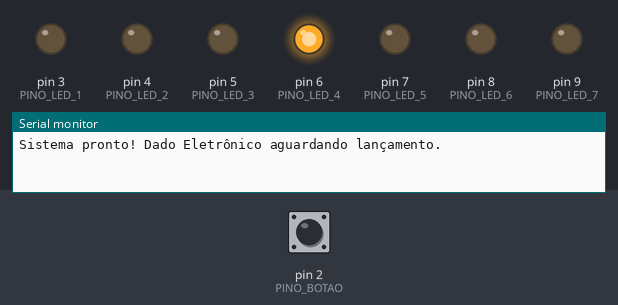
A sketch run on a simulated Arduino Uno, built with avr-gcc and run on an emulated ATmega328P. Parts: output pins drawn as LEDs (lit = HIGH), the last lines printed to the serial monitor. The test bench sets the inputs (shaded band); at power-on: pin 2 (PINO_BOTAO) HIGH. Random numbers use the default seed unless the sketch sets one.

Above: at 1.2 s.
1.3 s: pin 2 (PINO_BOTAO) pulled LOW for 0.15 s
At 4.0 s:
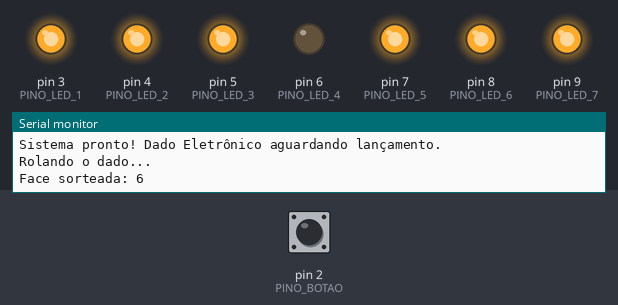
4.3 s: pin 2 (PINO_BOTAO) pulled LOW for 1 s
At 5.4 s:
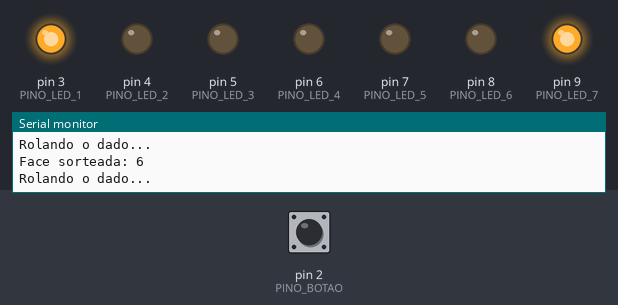
7.3 s: pin 2 (PINO_BOTAO) pulled LOW for 3.2 s
At 11.1 s:
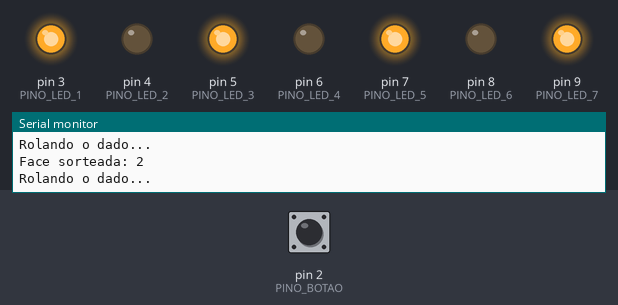
Timing chart, 0 to 13.1 s (numbered marks = the images above; inputs shaded):
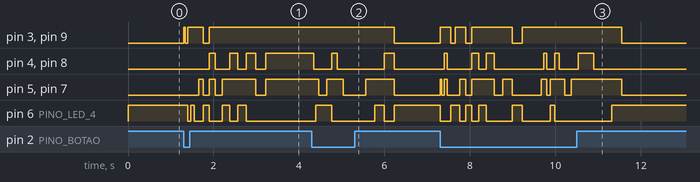

Measured:
- after the input at 1.3 s, pin 3 (PINO_LED_1): goes HIGH 0.04 s, LOW 0.06 s, HIGH 0.37 s, LOW 0.13 s, then HIGH, starting at once; pin 4 (PINO_LED_2): goes HIGH 0.15 s, LOW 0.34 s, HIGH 0.19 s, LOW 0.21 s, HIGH 0.22 s, LOW 0.24 s, then HIGH, starting after 0.60 s
- after the input at 4.3 s, pin 3 (PINO_LED_1): HIGH → LOW after 1.9 s; pin 4 (PINO_LED_2): goes LOW 0.43 s, HIGH 0.13 s, LOW 1.1 s, HIGH 0.24 s, then LOW, starting at once
- after the input at 7.3 s, pin 3 (PINO_LED_1), pin 9 (PINO_LED_7): LOW → HIGH at once, → LOW 0.25 s later, → HIGH 0.10 s later, → LOW 0.25 s later, … (8 changes in this stretch); pin 6 (PINO_LED_4): HIGH → LOW at once, → HIGH 0.25 s later, → LOW 0.22 s later, → HIGH 0.13 s later, … (12 changes in this stretch)

The sketch:

p21_dado_eletronico.ino
```cpp
/*
 * Projeto 21: Dado Eletrônico
 * O que faz: Sorteia números de 1 a 6 ao pressionar o botão e exibe nos 7 LEDs dispostos como um dado.
 * Ligações: D2 (Botão), D3..D5 (Coluna Esq), D6 (Centro), D7..D9 (Coluna Dir) via resistores 220 Ω
 * Bibliotecas: Nenhuma biblioteca extra
 * Material: 80 Projetos Arduino
 */

const byte PINO_BOTAO = 2; // Botão de lançar o dado
const byte PINO_LED_1 = 3; // Superior esquerdo
const byte PINO_LED_2 = 4; // Meio esquerdo
const byte PINO_LED_3 = 5; // Inferior esquerdo
const byte PINO_LED_4 = 6; // Centro
const byte PINO_LED_5 = 7; // Superior direito
const byte PINO_LED_6 = 8; // Meio direito
const byte PINO_LED_7 = 9; // Inferior direito

const byte PINOS_DADO[7] = {
  PINO_LED_1, PINO_LED_2, PINO_LED_3, PINO_LED_4, PINO_LED_5, PINO_LED_6, PINO_LED_7
};

// Configuração dos 7 LEDs para cada face de 1 a 6
const byte FACES[6][7] = {
  {0, 0, 0, 1, 0, 0, 0}, // Face 1 (apenas o centro)
  {1, 0, 0, 0, 0, 0, 1}, // Face 2 (diagonal)
  {1, 0, 0, 1, 0, 0, 1}, // Face 3 (diagonal + centro)
  {1, 0, 1, 0, 1, 0, 1}, // Face 4 (4 cantos)
  {1, 0, 1, 1, 1, 0, 1}, // Face 5 (4 cantos + centro)
  {1, 1, 1, 0, 1, 1, 1}  // Face 6 (2 colunas de 3)
};

void exibirFace(byte numero) {
  byte idx = numero - 1;
  for (byte i = 0; i < 7; i++) {
    digitalWrite(PINOS_DADO[i], FACES[idx][i] ? HIGH : LOW);
  }
}

void setup() {
  Serial.begin(9600);
  pinMode(PINO_BOTAO, INPUT_PULLUP);
  for (byte i = 0; i < 7; i++) {
    pinMode(PINOS_DADO[i], OUTPUT);
  }
  randomSeed(analogRead(A0));
  exibirFace(1);
  Serial.println(F("Sistema pronto! Dado Eletrônico aguardando lançamento."));
}

void loop() {
  if (digitalRead(PINO_BOTAO) == LOW) {
    randomSeed(micros());
    Serial.println(F("Rolando o dado..."));

    for (byte passo = 0; passo < 14; passo++) {
      exibirFace((byte)random(1, 7));
      delay(40 + passo * 15);
    }

    byte resultado = (byte)random(1, 7);
    exibirFace(resultado);
    Serial.print(F("Face sorteada: "));
    Serial.println(resultado);
    delay(400);
  }
}
```
